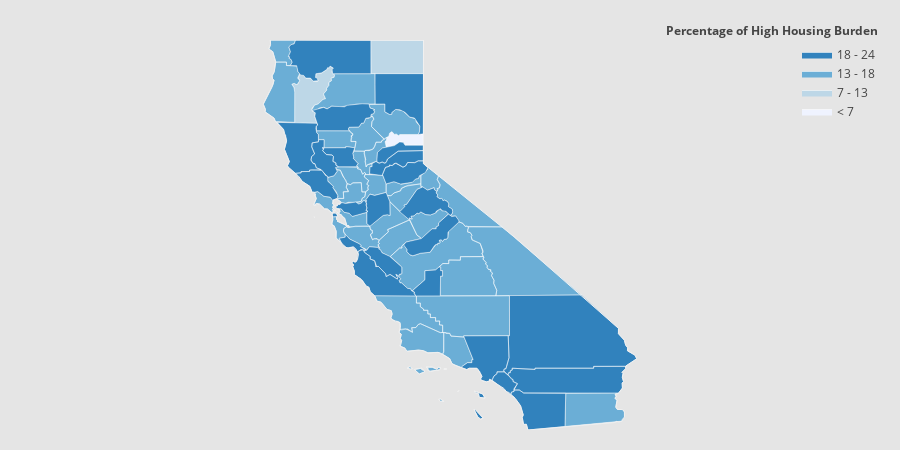

Notebook code cell kept with this figure:
### Markdown cell above
### Choropleth

### Code cell
import plotly.figure_factory as ff
values = mean_house['percent']
fips = mean_house.index

endpts = list(np.mgrid[values.min():values.max():4j])
colorscale = ["#eff3ff", "#bdd7e7", "#6baed6", "#3182bd", "#08519c"]

fig = ff.create_choropleth(
    fips=fips, values=values, scope=['California'], show_state_data=True,
    colorscale=colorscale, binning_endpoints=endpts, round_legend_values=True,
    plot_bgcolor='rgb(229,229,229)',
    paper_bgcolor='rgb(229,229,229)',
    legend_title='Percentage of High Housing Burden',
    county_outline={'color': 'rgb(255,255,255)', 'width': 0.5},
)
fig.layout.template = None
fig.show()

### Figure 1 — Plotly figure (JSON) as saved in the notebook; plotly's stock layout.template omitted (floating-point values rounded to 4 significant figures; data arrays with more than 128 entries replaced by an {"elided": "..."} marker saying what was removed)
{"data": [{"fill": "toself", "fillcolor": "#eff3ff", "hoverinfo": "none", "line": {"color": "rgb(255,255,255)", "width": 0.5}, "mode": "lines", "name": "< 7", "type": "scatter", "x": [-121.1, -121.0, -121.0, -120.9, -120.9, -120.9, -120.8, -120.7, -120.7, -120.7, -120.0, -120.0, -120.5, -120.6, -120.7, -120.8, -121.0, -121.1, null], "y": [39.54, 39.56, 39.64, 39.69, 39.74, 39.78, 39.71, 39.72, 39.68, 39.71, 39.72, 39.45, 39.45, 39.52, 39.53, 39.45, 39.39, 39.54, null]}, {"fill": "toself", "fillcolor": "#bdd7e7", "hoverinfo": "none", "line": {"color": "rgb(255,255,255)", "width": 0.5}, "mode": "lines", "name": "7 - 13", "type": "scatter", "x": [-121.5, -121.4, -120.0, -120.0, -121.4, -121.5, null, -123.6, -123.6, -123.5, -123.4, -123.4, -123.5, -123.4, -123.4, -123.3, -123.2, -123.1, -123.0, -122.9, -122.9, -123.0, -123.0, -122.8, -122.7, -122.6, -122.6, -122.6, -122.5, -122.5, -122.4, -122.5, -122.5, -122.5, -122.6, -122.6, -122.7, -122.7, -122.8, -122.7, -122.8, -122.9, -123.0, -123.1, -123.1, -123.0, -123.0, -122.9, -123.5, -123.5, -123.6, -123.6, null], "y": [41.95, 42.0, 41.99, 41.18, 41.18, 41.95, null, 40.93, 40.95, 40.91, 40.94, 41.03, 41.09, 41.09, 41.18, 41.14, 41.08, 41.08, 41.0, 40.99, 41.03, 41.09, 41.18, 41.2, 41.29, 41.33, 41.33, 41.37, 41.32, 41.21, 41.16, 41.11, 41.07, 41.01, 40.97, 40.9, 40.83, 40.79, 40.69, 40.58, 40.56, 40.45, 40.42, 40.34, 40.28, 40.24, 40.14, 39.98, 39.98, 40.73, 40.84, 40.93, null]}, {"fill": "toself", "fillcolor": "#6baed6", "hoverinfo": "none", "line": {"color": "rgb(255,255,255)", "width": 0.5}, "mode": "lines", "name": "13 - 18", "type": "scatter", "x": {"elided": "814 float values"}, "y": {"elided": "814 float values"}}, {"fill": "toself", "fillcolor": "#3182bd", "hoverinfo": "none", "line": {"color": "rgb(255,255,255)", "width": 0.5}, "mode": "lines", "name": "18 - 24", "type": "scatter", "x": {"elided": "638 float values"}, "y": {"elided": "638 float values"}}, {"fill": "toself", "fillcolor": "#08519c", "hoverinfo": "none", "line": {"color": "rgb(255,255,255)", "width": 0.5}, "mode": "lines", "name": "> 24", "type": "scatter", "x": [], "y": []}, {"hoverinfo": "text", "legendgroup": "centroids", "marker": {"color": "white", "opacity": 0}, "mode": "markers", "name": "US Counties", "selected": {"marker": {"color": "white", "opacity": 1, "size": 3}}, "showlegend": false, "text": ["County: Ventura<br>State: California<br>FIPS: 06111<br>Value: 17.686359920826252", "County: Ventura<br>State: California<br>FIPS: 06111<br>Value: 17.686359920826252", "County: Ventura<br>State: California<br>FIPS: 06111<br>Value: 17.686359920826252", "County: Santa Barbara<br>State: California<br>FIPS: 06083<br>Value: 17.733070116379274", "County: Santa Barbara<br>State: California<br>FIPS: 06083<br>Value: 17.733070116379274", "County: Santa Barbara<br>State: California<br>FIPS: 06083<br>Value: 17.733070116379274", "County: Santa Barbara<br>State: California<br>FIPS: 06083<br>Value: 17.733070116379274", "County: Santa Barbara<br>State: California<br>FIPS: 06083<br>Value: 17.733070116379274", "County: San Francisco<br>State: California<br>FIPS: 06075<br>Value: 19.337629709874154", "County: San Francisco<br>State: California<br>FIPS: 06075<br>Value: 19.337629709874154", "County: San Francisco<br>State: California<br>FIPS: 06075<br>Value: 19.337629709874154", "County: San Francisco<br>State: California<br>FIPS: 06075<br>Value: 19.337629709874154", "County: San Francisco<br>State: California<br>FIPS: 06075<br>Value: 19.337629709874154", "County: Marin<br>State: California<br>FIPS: 06041<br>Value: 17.229296755563034", "County: Marin<br>State: California<br>FIPS: 06041<br>Value: 17.229296755563034", "County: Los Angeles<br>State: California<br>FIPS: 06037<br>Value: 21.1465650159901", "County: Los Angeles<br>State: California<br>FIPS: 06037<br>Value: 21.1465650159901", "County: Los Angeles<br>State: California<br>FIPS: 06037<br>Value: 21.1465650159901", "County: Del Norte<br>State: California<br>FIPS: 06015<br>Value: 15.191752369944618", "County: Del Norte<br>State: California<br>FIPS: 06015<br>Value: 15.191752369944618", "County: Alameda<br>State: California<br>FIPS: 06001<br>Value: 17.670593407417545", "County: Alpine<br>State: California<br>FIPS: 06003<br>Value: 13.181526511313745", "County: Amador<br>State: California<br>FIPS: 06005<br>Value: 18.00306737544703", "County: Butte<br>State: California<br>FIPS: 06007<br>Value: 18.358014389432086", "County: Calaveras<br>State: California<br>FIPS: 06009<br>Value: 18.084347133639362", "County: Colusa<br>State: California<br>FIPS: 06011<br>Value: 20.144204500347257", "County: Contra Costa<br>State: California<br>FIPS: 06013<br>Value: 20.21979289703818", "County: El Dorado<br>State: California<br>FIPS: 06017<br>Value: 22.063858350318455", "County: Fresno<br>State: California<br>FIPS: 06019<br>Value: 15.67746380457983", "County: Glenn<br>State: California<br>FIPS: 06021<br>Value: 15.135558166126419", "County: Humboldt<br>State: California<br>FIPS: 06023<br>Value: 18.029942558033976", "County: Imperial<br>State: California<br>FIPS: 06025<br>Value: 14.94934031595054", "County: Inyo<br>State: California<br>FIPS: 06027<br>Value: 17.62180630946874", "County: Kern<br>State: California<br>FIPS: 06029<br>Value: 14.934393594844918", "County: Kings<br>State: California<br>FIPS: 06031<br>Value: 19.24357912233356", "County: Lake<br>State: California<br>FIPS: 06033<br>Value: 24.270381273723483", "County: Lassen<br>State: California<br>FIPS: 06035<br>Value: 23.084756823812388", "County: Madera<br>State: California<br>FIPS: 06039<br>Value: 22.045864045528667", "County: Mariposa<br>State: California<br>FIPS: 06043<br>Value: 13.148773093767545", "County: Mendocino<br>State: California<br>FIPS: 06045<br>Value: 24.92889963479027", "County: Merced<br>State: California<br>FIPS: 06047<br>Value: 17.22903740630837", "County: Modoc<br>State: California<br>FIPS: 06049<br>Value: 10.074888389251209", "County: Mono<br>State: California<br>FIPS: 06051<br>Value: 13.19901113964046", "County: Monterey<br>State: California<br>FIPS: 06053<br>Value: 19.609063043908446", "County: Napa<br>State: California<br>FIPS: 06055<br>Value: 17.10333033087404", "County: Nevada<br>State: California<br>FIPS: 06057<br>Value: 24.62545558441919", "County: Orange<br>State: California<br>FIPS: 06059<br>Value: 20.245985112638497", "County: Placer<br>State: California<br>FIPS: 06061<br>Value: 22.092867113271687", "County: Plumas<br>State: California<br>FIPS: 06063<br>Value: 15.795355304760868", "County: Riverside<br>State: California<br>FIPS: 06065<br>Value: 22.23525395871335", "County: Sacramento<br>State: California<br>FIPS: 06067<br>Value: 15.674982220795753", "County: San Benito<br>State: California<br>FIPS: 06069<br>Value: 19.096125264483256", "County: San Bernardino<br>State: California<br>FIPS: 06071<br>Value: 19.458094930353383", "County: San Diego<br>State: California<br>FIPS: 06073<br>Value: 21.62039926633014", "County: San Joaquin<br>State: California<br>FIPS: 06077<br>Value: 20.85703287224177", "County: San Luis Obispo<br>State: California<br>FIPS: 06079<br>Value: 17.020391722393196", "County: San Mateo<br>State: California<br>FIPS: 06081<br>Value: 18.946596293769993", "County: Santa Clara<br>State: California<br>FIPS: 06085<br>Value: 16.573874457839942", "County: Santa Cruz<br>State: California<br>FIPS: 06087<br>Value: 20.56947289466162", "County: Shasta<br>State: California<br>FIPS: 06089<br>Value: 14.436083015584336", "County: Sierra<br>State: California<br>FIPS: 06091<br>Value: 7.141635936484903", "County: Siskiyou<br>State: California<br>FIPS: 06093<br>Value: 23.76676225242033", "County: Solano<br>State: California<br>FIPS: 06095<br>Value: 18.779874131451397", "County: Sonoma<br>State: California<br>FIPS: 06097<br>Value: 20.123853781277116", "County: Stanislaus<br>State: California<br>FIPS: 06099<br>Value: 15.809767493713233", "County: Sutter<br>State: California<br>FIPS: 06101<br>Value: 15.625613160240023", "County: Tehama<br>State: California<br>FIPS: 06103<br>Value: 20.03790578765372", "County: Trinity<br>State: California<br>FIPS: 06105<br>Value: 10.918471287411437", "County: Tulare<br>State: California<br>FIPS: 06107<br>Value: 16.503715016544323", "County: Tuolumne<br>State: California<br>FIPS: 06109<br>Value: 20.47926073027177", "County: Yolo<br>State: California<br>FIPS: 06113<br>Value: 17.453228554428676", "County: Yuba<br>State: California<br>FIPS: 06115<br>Value: 16.24382199015393"], "type": "scatter", "unselected": {"marker": {"opacity": 0}}, "x": [[-119.4], [-119.1], [-119.5], [-119.0], [-119.7], [-120.1], [-120.4], [-120.0], [-123.0], [-122.3], [-122.4], [-122.4], [-122.4], [-122.4], [-122.7], [-118.4], [-118.5], [-118.2], [-124.2], [-123.9], -121.9, -119.8, -120.7, -121.6, -120.6, -122.2, -121.9, -120.5, -119.6, -122.4, -123.9, -115.4, -117.4, -118.7, -119.8, -122.8, -120.6, -119.8, -119.9, -123.4, -120.7, -120.7, -118.9, -121.2, -122.3, -120.8, -117.8, -120.7, -120.8, -116.0, -121.3, -121.1, -116.2, -116.7, -121.3, -120.4, -122.3, -121.7, -122.0, -122.0, -120.5, -122.5, -121.9, -122.9, -121.0, -121.7, -122.2, -123.1, -118.8, -120.0, -121.9, -121.4], "y": [[34.01], [34.47], [33.25], [33.48], [34.01], [33.97], [34.04], [34.72], [37.7], [37.78], [37.82], [37.86], [37.76], [37.86], [38.07], [33.38], [32.9], [34.36], [41.95], [41.74], 37.65, 38.6, 38.45, 39.67, 38.2, 39.18, 37.92, 38.78, 36.76, 39.6, 40.7, 33.04, 36.51, 35.34, 36.08, 39.1, 40.67, 37.22, 37.58, 39.44, 37.19, 41.59, 37.94, 36.22, 38.51, 39.3, 33.7, 39.06, 40.0, 33.74, 38.45, 36.61, 34.84, 33.03, 37.93, 35.39, 37.42, 37.23, 37.06, 40.76, 39.58, 41.59, 38.27, 38.53, 37.56, 39.03, 40.13, 40.65, 36.22, 38.03, 38.69, 39.27]}, {"hoverinfo": "text", "legendgroup": "States", "line": {"color": "rgb(240, 240, 240)", "width": 1}, "mode": "lines", "showlegend": false, "type": "scatter", "x": {"elided": "263 float values"}, "y": {"elided": "263 float values"}}], "layout": {"annotations": [{"showarrow": false, "text": "<b>Percentage of High Housing Burden</b>", "x": 1, "xanchor": "right", "xref": "paper", "y": 1.05, "yref": "paper"}], "dragmode": "select", "height": 450, "hovermode": "closest", "legend": {"traceorder": "reversed", "x": 1, "xanchor": "right", "y": 1, "yanchor": "top"}, "margin": {"b": 20, "l": 20, "r": 20, "t": 40}, "paper_bgcolor": "rgb(229,229,229)", "plot_bgcolor": "rgb(229,229,229)", "width": 900, "xaxis": {"autorange": false, "fixedrange": true, "range": [-131.1, -107.4], "showgrid": false, "showticklabels": false, "zeroline": false}, "yaxis": {"autorange": false, "fixedrange": true, "range": [32.53, 42.0], "showgrid": false, "showticklabels": false, "zeroline": false}}}
